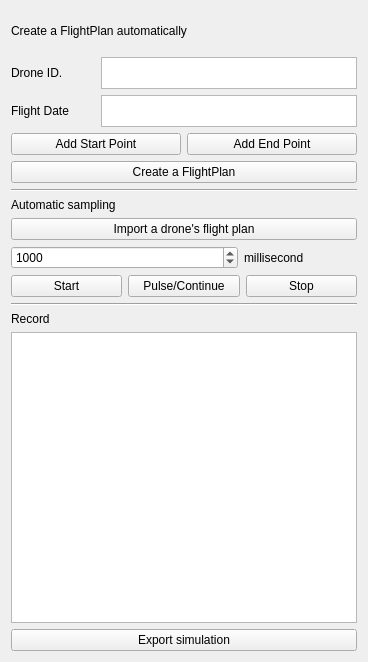
<?xml version="1.0" encoding="UTF-8"?>
<ui version="4.0">
 <class>simulation2Widget</class>
 <widget class="QWidget" name="simulation2Widget">
  <property name="geometry">
   <rect>
    <x>0</x>
    <y>0</y>
    <width>368</width>
    <height>662</height>
   </rect>
  </property>
  <property name="windowTitle">
   <string>simluation1</string>
  </property>
  <layout class="QVBoxLayout" name="verticalLayout_4">
   <item>
    <layout class="QVBoxLayout" name="verticalLayout">
     <item>
      <widget class="QLabel" name="label">
       <property name="minimumSize">
        <size>
         <width>0</width>
         <height>40</height>
        </size>
       </property>
       <property name="text">
        <string>Create a FlightPlan automatically</string>
       </property>
      </widget>
     </item>
     <item>
      <layout class="QHBoxLayout" name="horizontalLayout_5" stretch="1,3">
       <item>
        <widget class="QLabel" name="label_5">
         <property name="maximumSize">
          <size>
           <width>16777215</width>
           <height>32</height>
          </size>
         </property>
         <property name="text">
          <string>Drone ID.</string>
         </property>
        </widget>
       </item>
       <item>
        <widget class="QTextEdit" name="droneIdTextEdit">
         <property name="sizePolicy">
          <sizepolicy hsizetype="Fixed" vsizetype="Fixed">
           <horstretch>0</horstretch>
           <verstretch>0</verstretch>
          </sizepolicy>
         </property>
         <property name="maximumSize">
          <size>
           <width>1000</width>
           <height>32</height>
          </size>
         </property>
         <property name="placeholderText">
          <string notr="true"/>
         </property>
        </widget>
       </item>
      </layout>
     </item>
     <item>
      <layout class="QHBoxLayout" name="horizontalLayout_4" stretch="1,3">
       <item>
        <widget class="QLabel" name="label_6">
         <property name="maximumSize">
          <size>
           <width>16777215</width>
           <height>32</height>
          </size>
         </property>
         <property name="text">
          <string>Flight Date</string>
         </property>
        </widget>
       </item>
       <item>
        <widget class="QTextEdit" name="flightDateTextEdit">
         <property name="sizePolicy">
          <sizepolicy hsizetype="Fixed" vsizetype="Fixed">
           <horstretch>0</horstretch>
           <verstretch>0</verstretch>
          </sizepolicy>
         </property>
         <property name="maximumSize">
          <size>
           <width>1000</width>
           <height>32</height>
          </size>
         </property>
         <property name="placeholderText">
          <string/>
         </property>
        </widget>
       </item>
      </layout>
     </item>
     <item>
      <layout class="QHBoxLayout" name="horizontalLayout_3">
       <item>
        <widget class="QPushButton" name="addStartPointPushButton">
         <property name="sizePolicy">
          <sizepolicy hsizetype="Preferred" vsizetype="Preferred">
           <horstretch>0</horstretch>
           <verstretch>0</verstretch>
          </sizepolicy>
         </property>
         <property name="minimumSize">
          <size>
           <width>0</width>
           <height>0</height>
          </size>
         </property>
         <property name="maximumSize">
          <size>
           <width>1000</width>
           <height>32</height>
          </size>
         </property>
         <property name="text">
          <string>Add Start Point</string>
         </property>
        </widget>
       </item>
       <item>
        <widget class="QPushButton" name="addEndPointPushButton">
         <property name="maximumSize">
          <size>
           <width>16777215</width>
           <height>32</height>
          </size>
         </property>
         <property name="text">
          <string>Add End Point</string>
         </property>
        </widget>
       </item>
      </layout>
     </item>
     <item>
      <widget class="QPushButton" name="createPlanPushButton">
       <property name="maximumSize">
        <size>
         <width>16777215</width>
         <height>32</height>
        </size>
       </property>
       <property name="text">
        <string>Create a FlightPlan</string>
       </property>
      </widget>
     </item>
     <item>
      <widget class="Line" name="line">
       <property name="orientation">
        <enum>Qt::Horizontal</enum>
       </property>
      </widget>
     </item>
    </layout>
   </item>
   <item>
    <layout class="QVBoxLayout" name="verticalLayout_2">
     <item>
      <widget class="QLabel" name="label_3">
       <property name="text">
        <string>Automatic sampling</string>
       </property>
      </widget>
     </item>
     <item>
      <widget class="QPushButton" name="importDroneFlightPlanButton">
       <property name="text">
        <string>Import a drone's flight plan</string>
       </property>
      </widget>
     </item>
     <item>
      <layout class="QHBoxLayout" name="horizontalLayout" stretch="2,1">
       <item>
        <widget class="QSpinBox" name="setTimerSpinBox">
         <property name="minimum">
          <number>1</number>
         </property>
         <property name="maximum">
          <number>10000</number>
         </property>
         <property name="value">
          <number>1000</number>
         </property>
        </widget>
       </item>
       <item>
        <widget class="QLabel" name="label_2">
         <property name="text">
          <string>millisecond</string>
         </property>
        </widget>
       </item>
      </layout>
     </item>
     <item>
      <layout class="QHBoxLayout" name="horizontalLayout_2">
       <item>
        <widget class="QPushButton" name="autoSimStartButton">
         <property name="autoFillBackground">
          <bool>false</bool>
         </property>
         <property name="text">
          <string>Start</string>
         </property>
        </widget>
       </item>
       <item>
        <widget class="QPushButton" name="autoSimPulseOrContinueButton">
         <property name="text">
          <string>Pulse/Continue</string>
         </property>
        </widget>
       </item>
       <item>
        <widget class="QPushButton" name="autoSimStopButton">
         <property name="text">
          <string>Stop</string>
         </property>
        </widget>
       </item>
      </layout>
     </item>
     <item>
      <widget class="Line" name="line_2">
       <property name="orientation">
        <enum>Qt::Horizontal</enum>
       </property>
      </widget>
     </item>
    </layout>
   </item>
   <item>
    <layout class="QVBoxLayout" name="verticalLayout_3">
     <item>
      <widget class="QLabel" name="label_4">
       <property name="text">
        <string>Record</string>
       </property>
      </widget>
     </item>
     <item>
      <widget class="QTextBrowser" name="sim_coordTextBrowser"/>
     </item>
     <item>
      <widget class="QPushButton" name="simExportButton">
       <property name="text">
        <string>Export simulation</string>
       </property>
      </widget>
     </item>
    </layout>
   </item>
  </layout>
 </widget>
 <resources/>
 <connections/>
</ui>
